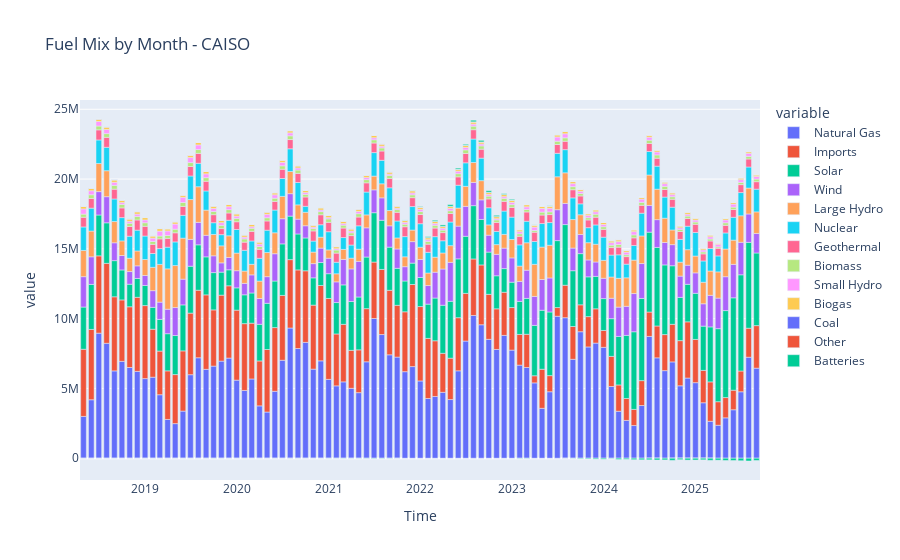

The notebook cell saved with this chart:
### Code cell
mix_df['Time'] = pd.to_datetime(mix_df['Time'])
hourly_mix = mix_df.set_index('Time').resample('h').mean()
monthly_mix = (
    hourly_mix.select_dtypes(include='number')
    .resample('MS')
    .sum()
    .reset_index()
    .iloc[1:-1]
)

top_sources = (
    monthly_mix[monthly_mix.columns[1:]]
    .sum()
    .sort_values(ascending=False)
    .index.tolist()
)

fig = px.bar(monthly_mix, x="Time", y=top_sources, title="Fuel Mix by Month - CAISO")
fig.show()  # Use default renderer for Jupyter
